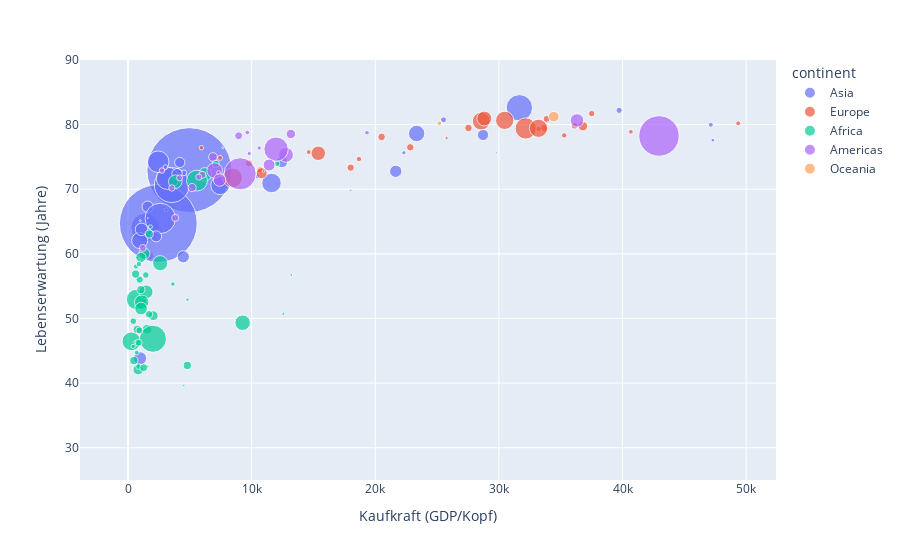

Notebook source saved alongside this figure:
### Markdown cell above
# Zusätzlich die Bevölkerungsgröße berücksichtigen

### Code cell
fig = px.scatter(
    df,
    x="gdp_cap",
    y="life_exp",
    range_y=[25, 90],
    hover_name="country",
    color="continent",
    size="population",
    size_max=60,
    labels={
        "gdp_cap": "Kaufkraft (GDP/Kopf)",
        "life_exp": "Lebenserwartung (Jahre)",
    },
)
fig.show()

### Figure 1 — Plotly figure (JSON) as saved in the notebook; plotly's stock layout.template omitted (floating-point values rounded to 4 significant figures)
{"data": [{"hovertemplate": "<b>%{hovertext}</b><br><br>continent=Asia<br>Kaufkraft (GDP/Kopf)=%{x}<br>Lebenserwartung (Jahre)=%{y}<br>population=%{marker.size}<extra></extra>", "hovertext": ["Afghanistan", "Bahrain", "Bangladesh", "Cambodia", "China", "Hong Kong, China", "India", "Indonesia", "Iran", "Iraq", "Israel", "Japan", "Jordan", "Korea, Dem. Rep.", "Korea, Rep.", "Kuwait", "Lebanon", "Malaysia", "Mongolia", "Myanmar", "Nepal", "Oman", "Pakistan", "Philippines", "Saudi Arabia", "Singapore", "Sri Lanka", "Syria", "Taiwan", "Thailand", "Vietnam", "West Bank and Gaza", "Yemen, Rep."], "legendgroup": "Asia", "marker": {"color": "#636efa", "size": [31889923, 708573, 150448339, 14131858, 1318683096, 6980412, 1110396331, 223547000, 69453570, 27499638, 6426679, 127467972, 6053193, 23301725, 49044790, 2505559, 3921278, 24821286, 2874127, 47761980, 28901790, 3204897, 169270617, 91077287, 27601038, 4553009, 20378239, 19314747, 23174294, 65068149, 85262356, 4018332, 22211743], "sizemode": "area", "sizeref": 366300.0, "symbol": "circle"}, "mode": "markers", "name": "Asia", "orientation": "v", "showlegend": true, "type": "scatter", "x": [974.6, 29800.0, 1391.0, 1714.0, 4959.0, 39720.0, 2452.0, 3541.0, 11610.0, 4471.0, 25520.0, 31660.0, 4519.0, 1593.0, 23350.0, 47310.0, 10460.0, 12450.0, 3096.0, 944, 1091.0, 22320.0, 2606.0, 3190.0, 21650.0, 47140.0, 3970.0, 4185.0, 28720.0, 7458.0, 2442.0, 3025.0, 2281.0], "xaxis": "x", "y": [43.83, 75.64, 64.06, 59.72, 72.96, 82.21, 64.7, 70.65, 70.96, 59.55, 80.75, 82.6, 72.53, 67.3, 78.62, 77.59, 71.99, 74.24, 66.8, 62.07, 63.78, 75.64, 65.48, 71.69, 72.78, 79.97, 72.4, 74.14, 78.4, 70.62, 74.25, 73.42, 62.7], "yaxis": "y"}, {"hovertemplate": "<b>%{hovertext}</b><br><br>continent=Europe<br>Kaufkraft (GDP/Kopf)=%{x}<br>Lebenserwartung (Jahre)=%{y}<br>population=%{marker.size}<extra></extra>", "hovertext": ["Albania", "Austria", "Belgium", "Bosnia and Herzegovina", "Bulgaria", "Croatia", "Czech Republic", "Denmark", "Finland", "France", "Germany", "Greece", "Hungary", "Iceland", "Ireland", "Italy", "Montenegro", "Netherlands", "Norway", "Poland", "Portugal", "Romania", "Serbia", "Slovak Republic", "Slovenia", "Spain", "Sweden", "Switzerland", "Turkey", "United Kingdom"], "legendgroup": "Europe", "marker": {"color": "#EF553B", "size": [3600523, 8199783, 10392226, 4552198, 7322858, 4493312, 10228744, 5468120, 5238460, 61083916, 82400996, 10706290, 9956108, 301931, 4109086, 58147733, 684736, 16570613, 4627926, 38518241, 10642836, 22276056, 10150265, 5447502, 2009245, 40448191, 9031088, 7554661, 71158647, 60776238], "sizemode": "area", "sizeref": 366300.0, "symbol": "circle"}, "mode": "markers", "name": "Europe", "orientation": "v", "showlegend": true, "type": "scatter", "x": [5937.0, 36130.0, 33690.0, 7446.0, 10680.0, 14620.0, 22830.0, 35280.0, 33210.0, 30470.0, 32170.0, 27540.0, 18010.0, 36180.0, 40680.0, 28570.0, 9254.0, 36800.0, 49360.0, 15390.0, 20510.0, 10810.0, 9787.0, 18680.0, 25770.0, 28820.0, 33860.0, 37510.0, 8458.0, 33200.0], "xaxis": "x", "y": [76.42, 79.83, 79.44, 74.85, 73.0, 75.75, 76.49, 78.33, 79.31, 80.66, 79.41, 79.48, 73.34, 81.76, 78.89, 80.55, 74.54, 79.76, 80.2, 75.56, 78.1, 72.48, 74.0, 74.66, 77.93, 80.94, 80.88, 81.7, 71.78, 79.42], "yaxis": "y"}, {"hovertemplate": "<b>%{hovertext}</b><br><br>continent=Africa<br>Kaufkraft (GDP/Kopf)=%{x}<br>Lebenserwartung (Jahre)=%{y}<br>population=%{marker.size}<extra></extra>", "hovertext": ["Algeria", "Angola", "Benin", "Botswana", "Burkina Faso", "Burundi", "Cameroon", "Central African Republic", "Chad", "Comoros", "Congo, Dem. Rep.", "Congo, Rep.", "Cote d'Ivoire", "Djibouti", "Egypt", "Equatorial Guinea", "Eritrea", "Ethiopia", "Gabon", "Gambia", "Ghana", "Guinea", "Guinea-Bissau", "Kenya", "Lesotho", "Liberia", "Libya", "Madagascar", "Malawi", "Mali", "Mauritania", "Mauritius", "Morocco", "Mozambique", "Namibia", "Niger", "Nigeria", "Reunion", "Rwanda", "Sao Tome and Principe", "Senegal", "Sierra Leone", "Somalia", "South Africa", "Sudan", "Swaziland", "Tanzania", "Togo", "Tunisia", "Uganda", "Zambia", "Zimbabwe"], "legendgroup": "Africa", "marker": {"color": "#00cc96", "size": [33333216, 12420476, 8078314, 1639131, 14326203, 8390505, 17696293, 4369038, 10238807, 710960, 64606759, 3800610, 18013409, 496374, 80264543, 551201, 4906585, 76511887, 1454867, 1688359, 22873338, 9947814, 1472041, 35610177, 2012649, 3193942, 6036914, 19167654, 13327079, 12031795, 3270065, 1250882, 33757175, 19951656, 2055080, 12894865, 135031164, 798094, 8860588, 199579, 12267493, 6144562, 9118773, 43997828, 42292929, 1133066, 38139640, 5701579, 10276158, 29170398, 11746035, 12311143], "sizemode": "area", "sizeref": 366300.0, "symbol": "circle"}, "mode": "markers", "name": "Africa", "orientation": "v", "showlegend": true, "type": "scatter", "x": [6223.0, 4797.0, 1441.0, 12570.0, 1217.0, 430.1, 2042.0, 706.0, 1704.0, 986.1, 277.6, 3633.0, 1545.0, 2082.0, 5581.0, 12150.0, 641.4, 690.8, 13210.0, 752.7, 1328.0, 942.7, 579.2, 1463.0, 1569.0, 414.5, 12060.0, 1045.0, 759.3, 1043.0, 1803.0, 10960.0, 3820.0, 823.7, 4811.0, 619.7, 2014.0, 7670.0, 863.1, 1598.0, 1712.0, 862.5, 926.1, 9270.0, 2602.0, 4513.0, 1107.0, 883.0, 7093.0, 1056.0, 1271.0, 469.7], "xaxis": "x", "y": [72.3, 42.73, 56.73, 50.73, 52.3, 49.58, 50.43, 44.74, 50.65, 65.15, 46.46, 55.32, 48.33, 54.79, 71.34, 51.58, 58.04, 52.95, 56.73, 59.45, 60.02, 56.01, 46.39, 54.11, 42.59, 45.68, 73.95, 59.44, 48.3, 54.47, 64.16, 72.8, 71.16, 42.08, 52.91, 56.87, 46.86, 76.44, 46.24, 65.53, 63.06, 42.57, 48.16, 49.34, 58.56, 39.61, 52.52, 58.42, 73.92, 51.54, 42.38, 43.49], "yaxis": "y"}, {"hovertemplate": "<b>%{hovertext}</b><br><br>continent=Americas<br>Kaufkraft (GDP/Kopf)=%{x}<br>Lebenserwartung (Jahre)=%{y}<br>population=%{marker.size}<extra></extra>", "hovertext": ["Argentina", "Bolivia", "Brazil", "Canada", "Chile", "Colombia", "Costa Rica", "Cuba", "Dominican Republic", "Ecuador", "El Salvador", "Guatemala", "Haiti", "Honduras", "Jamaica", "Mexico", "Nicaragua", "Panama", "Paraguay", "Peru", "Puerto Rico", "Trinidad and Tobago", "United States", "Uruguay", "Venezuela"], "legendgroup": "Americas", "marker": {"color": "#ab63fa", "size": [40301927, 9119152, 190010647, 33390141, 16284741, 44227550, 4133884, 11416987, 9319622, 13755680, 6939688, 12572928, 8502814, 7483763, 2780132, 108700891, 5675356, 3242173, 6667147, 28674757, 3942491, 1056608, 301139947, 3447496, 26084662], "sizemode": "area", "sizeref": 366300.0, "symbol": "circle"}, "mode": "markers", "name": "Americas", "orientation": "v", "showlegend": true, "type": "scatter", "x": [12780.0, 3822.0, 9066.0, 36320.0, 13170.0, 7007.0, 9645.0, 8948.0, 6025.0, 6873.0, 5728.0, 5186.0, 1202.0, 3548.0, 7321.0, 11980.0, 2749.0, 9809.0, 4173.0, 7409.0, 19330.0, 18010.0, 42950.0, 10610.0, 11420.0], "xaxis": "x", "y": [75.32, 65.55, 72.39, 80.65, 78.55, 72.89, 78.78, 78.27, 72.23, 74.99, 71.88, 70.26, 60.92, 70.2, 72.57, 76.19, 72.9, 75.54, 71.75, 71.42, 78.75, 69.82, 78.24, 76.38, 73.75], "yaxis": "y"}, {"hovertemplate": "<b>%{hovertext}</b><br><br>continent=Oceania<br>Kaufkraft (GDP/Kopf)=%{x}<br>Lebenserwartung (Jahre)=%{y}<br>population=%{marker.size}<extra></extra>", "hovertext": ["Australia", "New Zealand"], "legendgroup": "Oceania", "marker": {"color": "#FFA15A", "size": [20434176, 4115771], "sizemode": "area", "sizeref": 366300.0, "symbol": "circle"}, "mode": "markers", "name": "Oceania", "orientation": "v", "showlegend": true, "type": "scatter", "x": [34440.0, 25190.0], "xaxis": "x", "y": [81.23, 80.2], "yaxis": "y"}], "layout": {"legend": {"itemsizing": "constant", "title": {"text": "continent"}, "tracegroupgap": 0}, "margin": {"t": 60}, "xaxis": {"anchor": "y", "domain": [0, 1], "title": {"text": "Kaufkraft (GDP/Kopf)"}}, "yaxis": {"anchor": "x", "domain": [0, 1], "range": [25, 90], "title": {"text": "Lebenserwartung (Jahre)"}}}}
